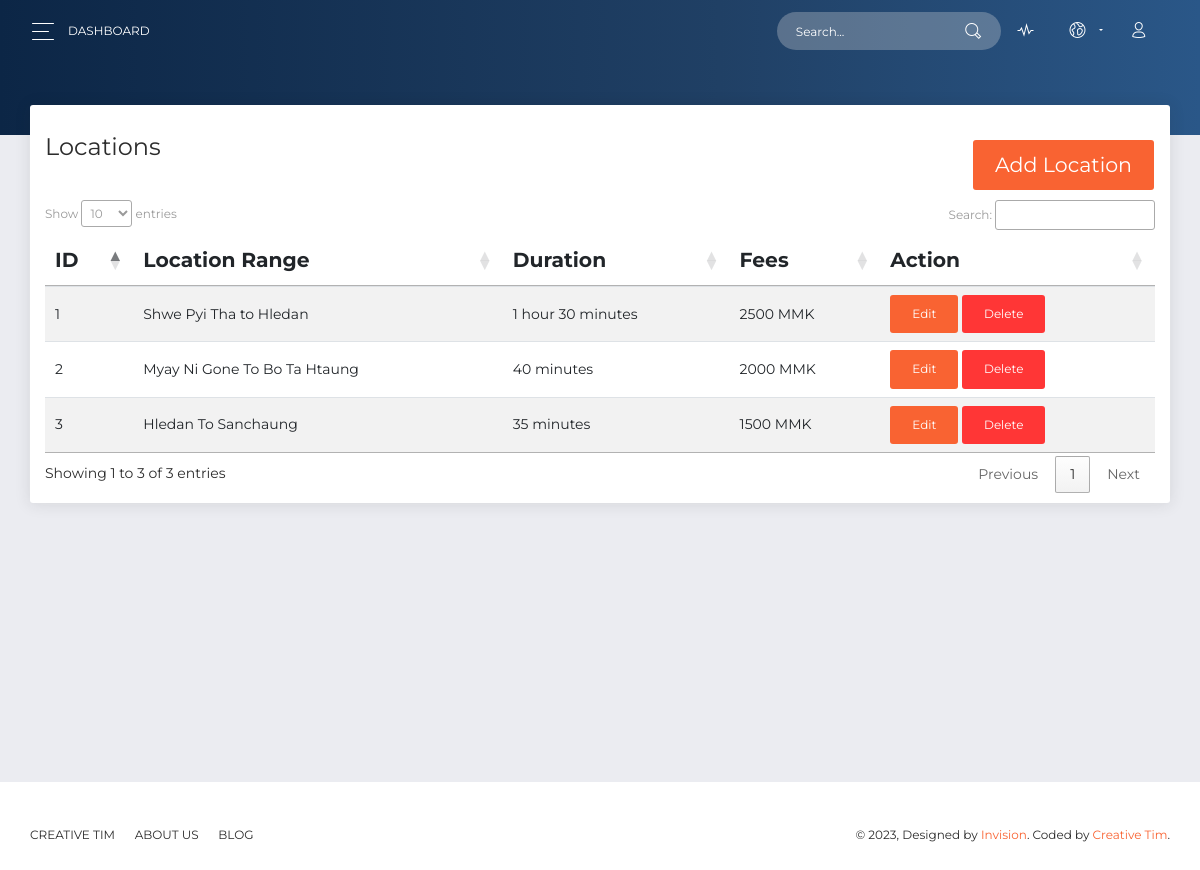
The page /admin/locations.php on the database its author committed.
### tables this page shows
CREATE TABLE `locations` (
  `id` int NOT NULL,
  `location_range` varchar(255) NOT NULL,
  `duration` varchar(255) NOT NULL,
  `fees` int NOT NULL,
  `deleted_at` int NOT NULL DEFAULT '0' COMMENT '0 => not\r\n1 => deleted'
);

### admin/locations.php (the view, shortened to what this page needs)
<?php
    include_once('header.php');
    $select_location = "SELECT * FROM locations
                        WHERE deleted_at = 0
                        ORDER BY id DESC";
    $select_location_query = mysqli_query($connect,$select_location);
    $count_location = mysqli_num_rows($select_location_query);
?>
      <div class="panel-header panel-header-sm">
      </div>
      <div class="content">
        <div class="row">
          <div class="col-md-12">
            <div class="card">
              <div class="card-header">
                <h4 class="card-title">Locations <button class="btn btn-primary float-right" data-toggle="modal" data-target="#addModal">Add Location</button></h4>
              </div>
              <div class="card-body">
                    <table class="table table-hover table-striped" id="location-list">
                        <thead>
                            <th>ID</th>
                            <th>Location Range</th>
                            <th>Duration</th>
                            <th>Fees</th>
                            <th>Action</th>
                        </thead>
                        <tbody>
                        <?php
                            if($count_location > 0)
                            {
                                for ($i=1; $i <= $count_location; $i++) {
                                    $row_location = mysqli_fetch_assoc($select_location_query);
                                ?>
                            <tr>
                                <td><?php echo $i; ?></td>
                                <td><?php echo $row_location['location_range']; ?></td>
                                <td><?php echo $row_location['duration']; ?></td>
                                <td><?php echo $row_location['fees']; ?> MMK </td>
                                <td>
                                    <button class="btn btn-primary editbtn" data-toggle="modal" data-target="#editModal" data-location='<?php echo json_encode($row_location); ?>'>Edit</button>
                                    <button class="btn btn-danger deletebtn" data-toggle="modal" data-target="#deleteModal" data-id="<?php echo $row_location['id']; ?>">Delete</button>
                                </td>
                            </tr>
                            <?php
                                }
                            }
                            ?>
                        </tbody>
                        </table>
                    </div>
                </div>
            </div>
        </div>
    </div>
</div>
</div>
<?php
    include_once('footer.php');
?>

### rows shown on the page
locations: location_range "Shwe Pyi Tha to Hledan", duration "1 hour 30 minutes", fees "2500"
locations: location_range "Myay Ni Gone To Bo Ta Htaung", duration "40 minutes", fees "2000"
locations: location_range "Hledan To Sanchaung", duration "35 minutes", fees "1500"
